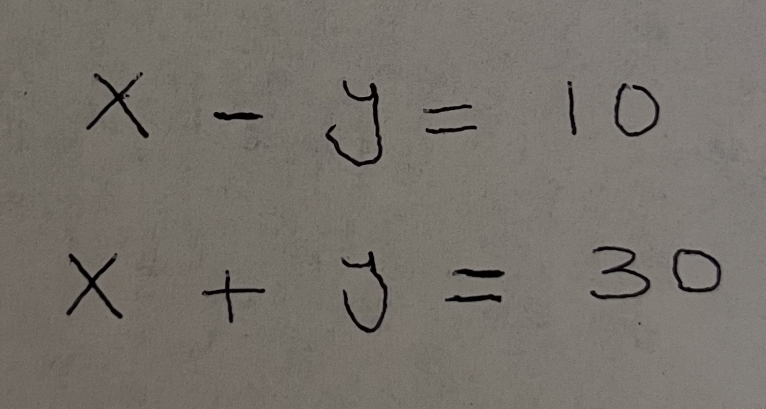
#> input picture data/IMG_2007.png, 1531 x 817 px, found by its file name (shown at 1/2 size)
$ python process.py
#> lines starting #> are read from the running program, lines starting #| are printed output that depends on the picture; after the words box and inside, x2 and y2 are one past the last pixel; in counts of white or black regions, pixels touching at a corner belong together
import cv2
import imutils.contours
from matplotlib import pyplot as plt

IMG_SIZE = 200
MODEL_INPUT_SIZE = 28
OFFSET = 5


def pad_image(image, target_size):
    th, tw = image.shape
    if tw > th:
        image = imutils.resize(image, width=MODEL_INPUT_SIZE)
    else:
        image = imutils.resize(image, height=MODEL_INPUT_SIZE)

    th, tw = image.shape

    pad_x = int(max(0, MODEL_INPUT_SIZE - tw) / 2.0)
    pad_y = int(max(0, MODEL_INPUT_SIZE - th) / 2.0)

    padded = cv2.copyMakeBorder(
        image,
        top=pad_y,
        bottom=pad_y,
        left=pad_x,
        right=pad_x,
        borderType=cv2.BORDER_CONSTANT,
        value=(255, 255, 255),
    )
    padded = cv2.resize(padded, (MODEL_INPUT_SIZE, MODEL_INPUT_SIZE))

    return padded


# TODO: chage this so that steps are read from the config.yaml file
def preprocess(image):
    image = cv2.resize(image, (IMG_SIZE, IMG_SIZE))

    img_processed = cv2.GaussianBlur(image, (3, 3), 0)
    img_processed = cv2.Canny(img_processed, 20, 150)
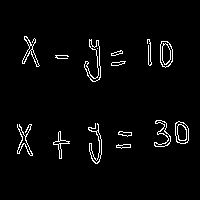
#> img_processed: shape (200, 200); 3% white in thin lines or dots, all inside (x1, y1, x2, y2) = (17, 36, 189, 164)

    return img_processed


def get_bounding_boxes(image, display=False):
    image = cv2.resize(image, (IMG_SIZE, IMG_SIZE))

    img_processed = preprocess(image)

    contours = cv2.findContours(
        img_processed.copy(), cv2.RETR_EXTERNAL, cv2.CHAIN_APPROX_SIMPLE
    )
#> contours = 14 contours, 2 with area under 20; largest, box (x1, y1, x2, y2) and area: (160, 41, 173, 68) 267, (175, 121, 189, 144) 246, (84, 39, 101, 82) 194, (154, 120, 171, 147) 138, (88, 123, 102, 164) 130
    contours = imutils.grab_contours(contours)
    _, bounding_boxes = imutils.contours.sort_contours(contours, method="left-to-right")
#> bounding_boxes = ((17, 124, 16, 32), (22, 36, 18, 31), (53, 131, 17, 28), (55, 55, 14, 4), (84, 39, 17, 43), (88, 123, 14, 41), (111, 61, 15, 5), (111, 50, 12, 6), (116, 144, 15, 5), (118, 131, 14, 6), (147, 39, 5, 27), (154, 120, 17, 27), (160, 41, 13, 27), (175, 121, 14, 23))

    chars = []
    for x, y, w, h in bounding_boxes:
        if (w >= 2 and w <= 150) and (h >= 2 and h <= 120):
            roi = image[y - OFFSET: y + h + OFFSET, x - OFFSET : x + w + OFFSET]

            _, thresh = cv2.threshold(roi, 0, 255, cv2.THRESH_BINARY | cv2.THRESH_OTSU)
            padded = pad_image(thresh, MODEL_INPUT_SIZE)
            chars.append((padded, (x, y, w, h)))
#> this loop made 14 passes
#> (x, y, w, h, pad_x in pad_image, pad_y in pad_image) on passes 1 to 12: (17, 124, 16, 32, 5, 0), (22, 36, 18, 31, 4, 0), (53, 131, 17, 28, 4, 0), (55, 55, 14, 4, 0, 6), (84, 39, 17, 43, 7, 0), (88, 123, 14, 41, 7, 0), (111, 61, 15, 5, 0, 6), (111, 50, 12, 6, 0, 4), (116, 144, 15, 5, 0, 6), (118, 131, 14, 6, 0, 5), (147, 39, 5, 27, 8, 0), (154, 120, 17, 27, 4, 0)
#> pass 1, in get_bounding_boxes, `roi = image[y - OFFSET: y + h + OFFSET, x - OFFSET : x + w + OFFSET]`:
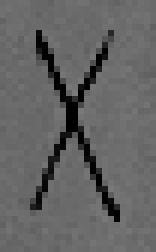
#> roi: shape (42, 26) (shown 6 times larger); min 0, max 123, mean 99.3
#> pass 1, in get_bounding_boxes, `_, thresh = cv2.threshold(roi, 0, 255, cv2.THRESH_BINARY | cv2.THRESH_..`:
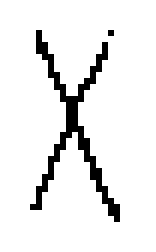
#> thresh: shape (42, 26) (shown 6 times larger); 91.9% white; black in thin lines or dots, all inside (x1, y1, x2, y2) = (5, 5, 20, 37)
#> pass 1, in pad_image, `padded = cv2.resize(padded, (MODEL_INPUT_SIZE, MODEL_INPUT_SIZE))`:
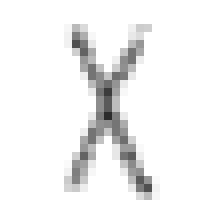
#> padded: shape (28, 28) (shown 8 times larger); min 44, max 255, mean 242.1
#> after the loop:
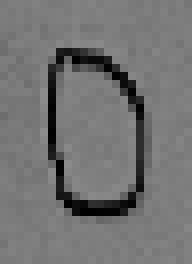
#> roi: shape (33, 24) (shown 8 times larger); min 0, max 141, mean 114.9
#> after the loop:
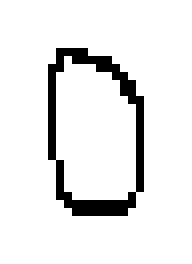
#> thresh: shape (33, 24) (shown 8 times larger); 91.4% white; black in thin lines or dots, all inside (x1, y1, x2, y2) = (6, 6, 18, 27)
#> after the loop, chars = 14 items

    if display:
        boxes = [bounding_box[1] for bounding_box in chars]
#> boxes = [(17, 124, 16, 32), (22, 36, 18, 31), (53, 131, 17, 28), (55, 55, 14, 4), (84, 39, 17, 43), (88, 123, 14, 41), (111, 61, 15, 5), (111, 50, 12, 6), (116, 144, 15, 5), (118, 131, 14, 6), (147, 39, 5, 27), (154, 120, 17, 27), (160, 41, 13, 27), (175, 121, 14, 23)]
        for x, y, w, h in boxes:
            cv2.rectangle(image, (x, y), (x + w, y + h), (0, 255, 0), 1)
#> this loop made 14 passes
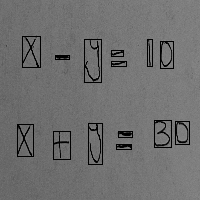
#> image: shape (200, 200); min 0, max 143, mean 110.7
        plt.imshow(image, cmap="grey")
        plt.show()

    return chars


if __name__ == "__main__":
    image = cv2.imread("./data/IMG_2007.png", cv2.IMREAD_GRAYSCALE)
    get_bounding_boxes(image, True)
